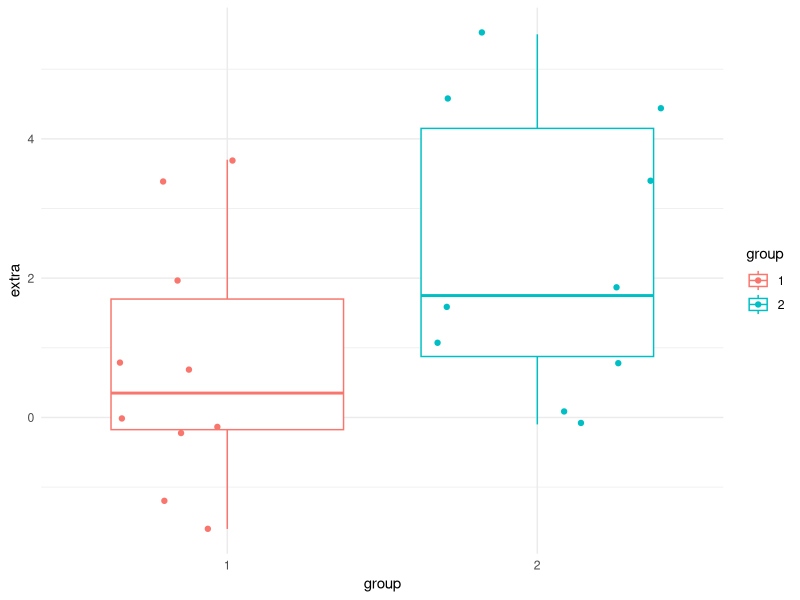
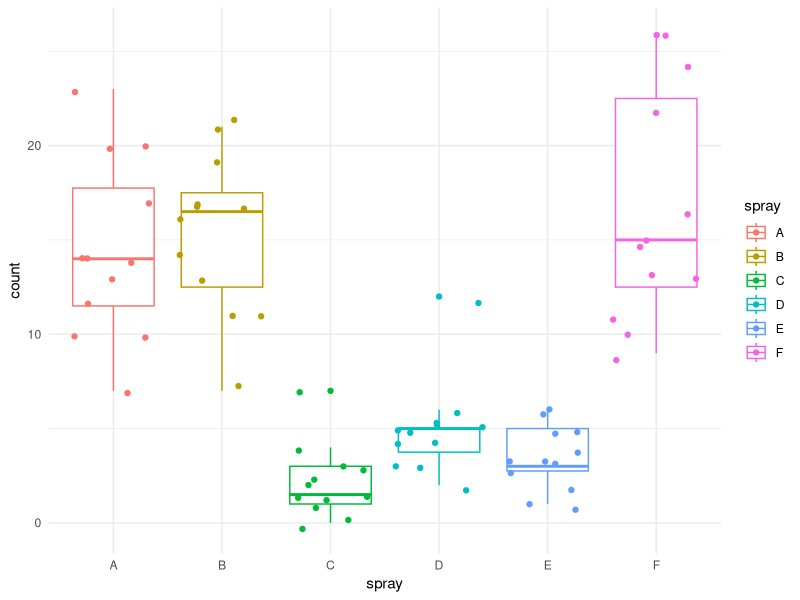
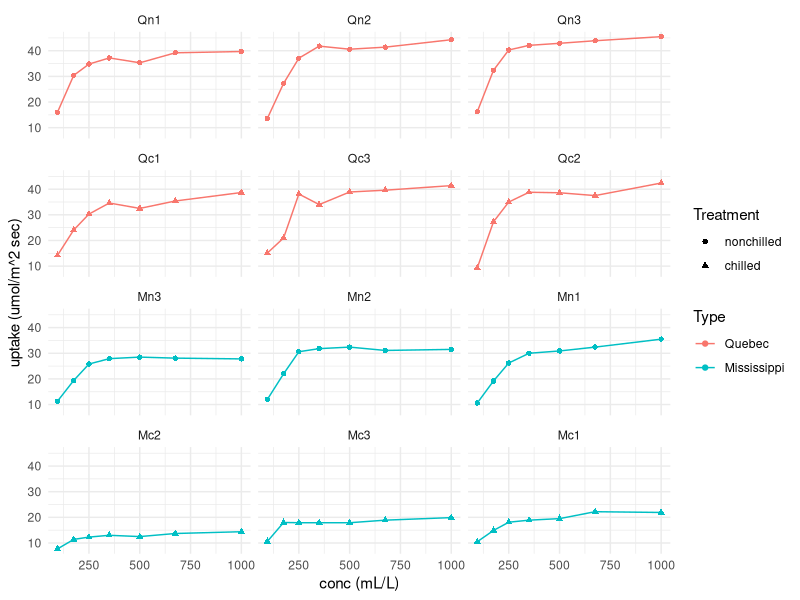

These charts were generated, in order, by the following R code:
## ---- chunk 1
library(magrittr)
library(ggplot2)
## ---- chunk 2
data("npk")
## ---- chunk 3
ggplot(data = sleep, aes(x = group, y = extra, color = group)) +
  geom_boxplot() +
  geom_jitter() +
  theme_minimal()
## ---- chunk 4
data("InsectSprays")
ggplot(data = InsectSprays, aes(x = spray, y = count, color = spray)) +
  geom_boxplot() +
  geom_jitter() +
  theme_minimal()
## ---- chunk 5
ggplot(data = CO2, aes(x = conc, y = uptake, color = Type, shape = Treatment)) +
  geom_point() +
  geom_line() +
  facet_wrap(~Plant, ncol = 3) +
  theme_minimal() +
  labs(x = "conc (mL/L)", y = "uptake (umol/m^2 sec)")
## ---- chunk 6
data("OrchardSprays")
